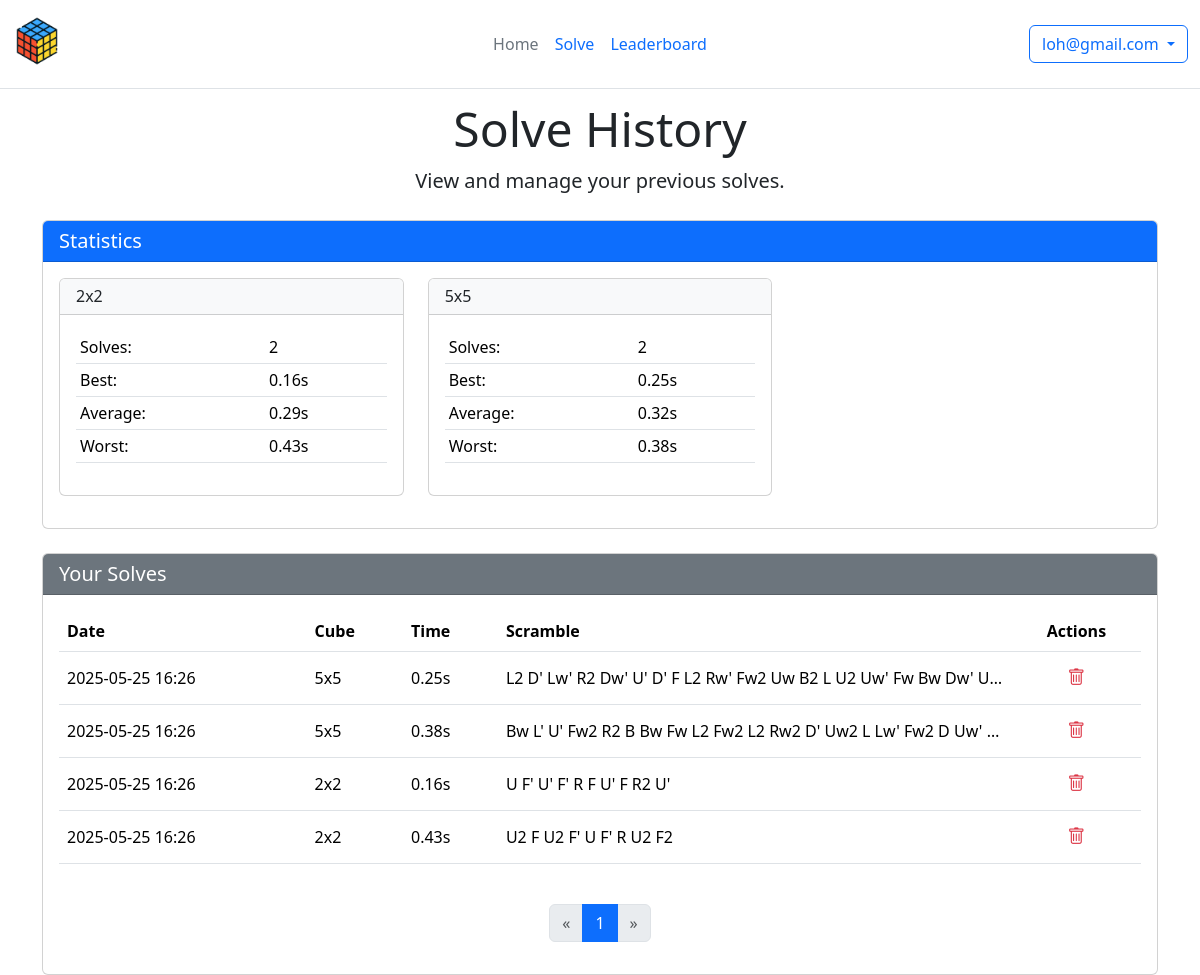
The page /history (signed in) on the database its author committed.
### main.py (models this page shows, shortened)
class User(db.Model):
    id = db.Column(db.Integer, primary_key=True)
    email = db.Column(db.String(120), unique=True, nullable=False)
    password_hash = db.Column(db.String(128), nullable=False)
    solves = db.relationship('Solve', backref='solver', lazy=True)

class Solve(db.Model):
    id = db.Column(db.Integer, primary_key=True)
    time = db.Column(db.Float, nullable=False)
    date = db.Column(db.DateTime, default=datetime.utcnow)
    user_id = db.Column(db.Integer, db.ForeignKey('user.id'), nullable=False)
    cube_id = db.Column(db.Integer, db.ForeignKey('cube.id'), nullable=False)
    user = db.relationship('User')

class Cube(db.Model):
    id = db.Column(db.Integer, primary_key=True)
    cube_type = db.Column(db.String(20), nullable=False)
    pattern = db.Column(db.String(200), nullable=True)
    solves = db.relationship('Solve', backref='cube', lazy=True)

### main.py (the view)
@app.route('/history')
def history():
    if 'email' not in session:
        return redirect(url_for('login'))
    user = User.query.filter_by(email=session['email']).first()
    page = request.args.get('page', 1, type=int)
    solves = Solve.query.filter_by(user_id=user.id)\
                  .order_by(Solve.date.desc())\
                  .paginate(page=page, per_page=10)
    stats = {}
    for cube_type in ["3x3", "2x2", "4x4", "5x5", "Megaminx", "Pyraminx", "Skewb"]:
        cube_solves = Solve.query.join(Cube).filter(
            Solve.user_id == user.id,
            Cube.cube_type == cube_type
        ).all()
        if cube_solves:
            times = [solve.time for solve in cube_solves]
            stats[cube_type] = {
                'count': len(times),
                'best': min(times),
                'average': sum(times) / len(times),
                'worst': max(times)
            }
    return render_template('history.html', solves=solves, stats=stats)

### templates/history.html (shortened to what this page needs)
{% extends 'base.html' %}
{% block stylesheet %}
<link rel="stylesheet" href="{{ url_for('static', filename='css/history.css') }}">
{% endblock %}
{% block header %}
<div class="text-center mb-4">
  <h1 class="display-5">Solve History</h1>
  <p class="lead">View and manage your previous solves.</p>
</div>
{% endblock %}
{% block body %}
<div class="container">
  {% if stats %}
  <div class="card mb-4">
    <div class="card-header bg-primary text-white">
      <h5 class="card-title mb-0">Statistics</h5>
    </div>
    <div class="card-body">
      <div class="row">
        {% for cube_type, cube_stats in stats.items() %}
        <div class="col-md-4 mb-3">
          <div class="card h-100">
            <div class="card-header bg-light">
              <h6 class="mb-0">{{ cube_type }}</h6>
            </div>
            <div class="card-body">
              <table class="table table-sm">
                <tr>
                  <td>Solves:</td>
                  <td>{{ cube_stats.count }}</td>
                </tr>
                <tr>
                  <td>Best:</td>
                  <td>{% if cube_stats.best < 0 %}DNF{% else %}{{ "%.2f"|format(cube_stats.best) }}s{% endif %}</td>
                </tr>
                <tr>
                  <td>Average:</td>
                  <td>{{ "%.2f"|format(cube_stats.average) }}s</td>
                </tr>
                <tr>
                  <td>Worst:</td>
                  <td>{% if cube_stats.worst < 0 %}DNF{% else %}{{ "%.2f"|format(cube_stats.worst) }}s{% endif %}</td>
                </tr>
              </table>
            </div>
          </div>
        </div>
        {% endfor %}
      </div>
    </div>
  </div>
  {% endif %}
  <div class="card">
    <div class="card-header bg-secondary text-white d-flex justify-content-between align-items-center">
      <h5 class="card-title mb-0">Your Solves</h5>
    </div>
    <div class="card-body">
      {% if solves.items %}
      <div class="table-responsive">
        <table class="table table-hover">
          <thead>
            <tr>
              <th>Date</th>
              <th>Cube</th>
              <th>Time</th>
              <th>Scramble</th>
              <th class="text-center">Actions</th>
            </tr>
          </thead>
          <tbody>
            {% for solve in solves.items %}
            <tr class="solve-row" data-solve-id="{{ solve.id }}">
              <td>{{ solve.date.strftime('%Y-%m-%d %H:%M') }}</td>
              <td>{{ solve.cube.cube_type }}</td>
              <td {% if solve.time < 0 %}class="penalty-dnf">DNF{% else %}{% if solve.time > 100 %}class="penalty-plus2"{% endif %}>{{ "%.2f"|format(solve.time) }}s{% endif %}</td>
              <td class="text-truncate" style="max-width: 300px;">{{ solve.cube.pattern }}</td>
              <td class="text-center">
                <button class="delete-btn" data-solve-id="{{ solve.id }}" title="Delete solve">
                  <i class="bi bi-trash"></i>
                </button>
              </td>
            </tr>
            {% endfor %}
          </tbody>
        </table>
      </div>
      <div class="d-flex justify-content-center mt-4">
        <nav aria-label="Page navigation">
          <ul class="pagination">
            {% if solves.has_prev %}
            <li class="page-item">
              <a class="page-link" href="{{ url_for('history', page=solves.prev_num) }}" aria-label="Previous">
                <span aria-hidden="true">&laquo;</span>
              </a>
            </li>
            {% else %}
            <li class="page-item disabled">
              <a class="page-link" href="#" aria-label="Previous">
                <span aria-hidden="true">&laquo;</span>
              </a>
            </li>
            {% endif %}
            {% for page_num in solves.iter_pages(left_edge=1, right_edge=1, left_current=1, right_current=2) %}
              {% if page_num %}
                {% if page_num == solves.page %}
                <li class="page-item active"><a class="page-link" href="#">{{ page_num }}</a></li>
                {% else %}
                <li class="page-item"><a class="page-link" href="{{ url_for('history', page=page_num) }}">{{ page_num }}</a></li>
                {% endif %}
              {% else %}
                <li class="page-item disabled"><a class="page-link" href="#">...</a></li>
              {% endif %}
            {% endfor %}
            {% if solves.has_next %}
            <li class="page-item">
              <a class="page-link" href="{{ url_for('history', page=solves.next_num) }}" aria-label="Next">
                <span aria-hidden="true">&raquo;</span>
              </a>
            </li>
            {% else %}
            <li class="page-item disabled">
              <a class="page-link" href="#" aria-label="Next">
                <span aria-hidden="true">&raquo;</span>
              </a>
            </li>
            {% endif %}
          </ul>
        </nav>
      </div>
      {% else %}
      <div class="alert alert-info">
        You don't have any solves recorded yet. <a href="{{ url_for('solve') }}">Add your first solve</a>!
      </div>
      {% endif %}
    </div>
  </div>
</div>
{% endblock %}

### templates/base.html (shortened to what this page needs)
<!doctype html>
<html lang="en">
<head>
    <link rel="stylesheet" href="{{ url_for('static', filename='css/main.css') }}">
    <link rel="stylesheet" href="{{ url_for('static', filename='css/base.css') }}">
    <link rel="stylesheet" href="https://cdn.jsdelivr.net/npm/bootstrap@5.3.3/dist/css/bootstrap.min.css">
    <link rel="stylesheet" href="https://cdn.jsdelivr.net/npm/bootstrap-icons@1.11.1/font/bootstrap-icons.css">
    {% block stylesheet %}{% endblock %}
</head>
<body class="d-flex flex-column min-vh-100">
    <header class="fixed-top bg-white d-flex flex-wrap align-items-center justify-content-center justify-content-md-between py-3 border-bottom">
        <div class="container-fluid">
            <div class="d-flex flex-wrap align-items-center justify-content-center justify-content-md-between">
                <div class="col-md-3 mb-2 mb-md-0"><a href="/" class="d-inline-flex link-body-emphasis text-decoration-none">
                    <img src="{{ url_for('static', filename='images/rubik.png') }}"
                        alt="My Logo"
                        width="50"
                        height="50"
                        class="bi"/>
                </a></div>
                <ul class="nav col-12 col-md-auto mb-2 justify-content-center mb-md-0">
                    <li><a href="/" class="nav-link px-2 link-secondary">Home</a></li>
                    <li><a href="/solve" class="nav-link px-2">Solve</a></li>
                    <li><a href="/leaderboard" class="nav-link px-2">Leaderboard</a></li>
                </ul>
                <div class="col-md-3 text-end">
                    {% if session.email %}
                    <div class="dropdown">
                        <button
                                class="btn btn-outline-primary dropdown-toggle"
                                type="button"
                                id="userDropdown"
                                data-bs-toggle="dropdown"
                                aria-expanded="false">
                            {{ session.email }}
                        </button>
                    </div>
                    {% else %}
                    <a style="text-decoration:none;" href="{{ url_for('login') }}">
                        <button type="button" class="btn btn-outline-primary me-2">Login</button>
                    </a>
                    {% endif %}
                </div>
            </div>
        </div>
    </header>
    <main class="container-fluid flex-grow-1">
        {% block header %}{% endblock %}
        {% block body %}{% endblock %}
    </main>
</body>
</html>

### static/css/main.css (style rules this page uses)
*, *::before, *::after { box-sizing: border-box; }
html, body { margin: 0; padding: 0; }

### static/css/base.css (style rules this page uses)
body { padding-top: 100px; }
.fixed-top { background-color: white; z-index: 1030; }

### static/css/history.css (style rules this page uses)
.table td { vertical-align: middle; }
.delete-btn { color: #dc3545; background: none; border: none; cursor: pointer; padding: 8px; font-size: 1.1rem; transition: all 0.2s ease; border-radius: 50%; display: inline-flex; align-items: center; justify-content: center; width: 36px; height: 36px; }
.delete-btn i { display: block; line-height: 1; }
.solve-row { transition: opacity 0.3s ease-out; }

### rows shown on the page
User: email "loh@gmail.com"
Solve: best "0.16", date "2025-05-25 16:26", cube.cube_type "2x2", time "0.16", cube.pattern "U F' U' F' R F U' F R2 U'"
Solve: worst "0.43", date "2025-05-25 16:26", cube.cube_type "2x2", time "0.43", cube.pattern "U2 F U2 F' U F' R U2 F2"
Solve: best "0.25", date "2025-05-25 16:26", cube.cube_type "5x5", time "0.25", cube.pattern "L2 D' Lw' R2 Dw' U' D' F L2 Rw' Fw2 Uw B2 L U2 Uw' Fw Bw Dw' U…"
Solve: worst "0.38", date "2025-05-25 16:26", cube.cube_type "5x5", time "0.38", cube.pattern "Bw L' U' Fw2 R2 B Bw Fw L2 Fw2 L2 Rw2 D' Uw2 L Lw' Fw2 D Uw'…"

### other values the page prints
{{ cube_type }} "2x2" "5x5"
{{ cube_stats.count }} "2" "2"
{{ "%.2f"|format(cube_stats.average) }} "0.29" "0.32"
{{ page_num }} "1"
